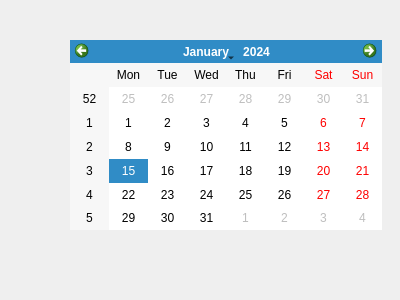
<?xml version="1.0" encoding="UTF-8"?>
<ui version="4.0">
 <class>Form1</class>
 <widget class="QWidget" name="Form1">
  <property name="geometry">
   <rect>
    <x>0</x>
    <y>0</y>
    <width>400</width>
    <height>300</height>
   </rect>
  </property>
  <property name="windowTitle">
   <string>Form</string>
  </property>
  <widget class="QCalendarWidget" name="calendarWidget">
   <property name="geometry">
    <rect>
     <x>70</x>
     <y>40</y>
     <width>312</width>
     <height>190</height>
    </rect>
   </property>
  </widget>
 </widget>
 <resources/>
 <connections/>
</ui>
